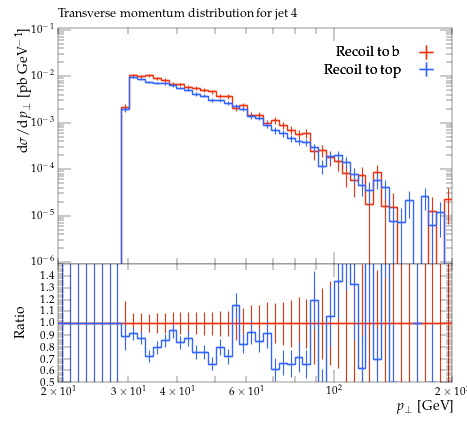

The script that saved this image:
#! /usr/bin/env python

# This Python script was auto-generated using YODA v2.0.2.
# Analysis object: /MC_TTBAR/onelep_jet_4_pT
# Timestamp: 07-08-2026 (11:29:31)

import matplotlib as mpl
import matplotlib.pyplot as plt
mpl.use('Agg') # comment out for interactive use
import os
import numpy as np

plotDir = os.path.split(os.path.realpath(__file__))[0]
if 'YODA_USER_PLOT_PATH' in globals():
    plot_outdir = globals()['YODA_USER_PLOT_PATH']
else:
    plot_outdir = plotDir

#plot style
plt.style.use(os.path.join(plotDir, '../default.mplstyle'))
# plot metadata
figW, figH = plt.rcParams['figure.figsize']
ax_xLabel = r'$p_\perp$ [GeV]'
ax_yLabel = r'$\mathrm{d}\sigma/\mathrm{d}p_\perp$ [pb GeV$^{-1}$]'
ax_title  = r'Transverse momentum distribution for jet 4'
ax_xScale = 'log'
ax_yScale = 'log'
xLims = (20.0, 200.0)
yLims = (9e-07, 0.11000000000000001)

# TeX-friendly labels for the legend
labels = {
    'legend' : ([ r"Recoil to b", r"Recoil to top" ], r""),
}

# Adjust canvas width and height
canvasW = 10.0
canvasH = 9.0
figW *= canvasW/10.
figH *= canvasH/9.

# Create figure and axis objects
fig, (ax, ratio0_ax) = plt.subplots(2, 1, sharex=True,
                  figsize=(figW,figH), gridspec_kw={'height_ratios': (6.0, 3.0)})

# Set figure margins
plt.subplots_adjust(
    left   = 1.0 * plt.rcParams['figure.subplot.left'],
    right  = 1.0 * plt.rcParams['figure.subplot.right'],
    top    = 1.0 * plt.rcParams['figure.subplot.top'],
    bottom = 1.0 * plt.rcParams['figure.subplot.bottom'])

ratio0_ax.yaxis.set_major_locator(mpl.ticker.MultipleLocator(0.1))
ratio0_ax.set_ylim(0.5, 1.4999)
ratio0_ax.set_ylabel('Ratio')

# the numerical data is stored in a separate file
dataf = dict()
prefix = os.path.split(__file__)[0]
if prefix:    prefix = prefix + '/'
exec(open(prefix+'onelep_jet_4_pT__data.py').read(), dataf)


legend_handles = dict() # keep track of handles for the legend

# style options for curves
# starts at zorder>=5 to draw curve on top of legend
styles = {
  'rec_b': {
    'color' : '#EE3311',
    'linestyle' : '-',
    'linewidth' : 1,
    'marker' : 'none',
    'markersize' : 2,
    'capsize' : 0.0,
    'zorder' : 5,
    'histstyle' : 1,
    'drawstyle' : 'steps-pre',
    'xerrorbars' : 1,
    'yerrorbars' : 1,
    'fillcolor' : None,
    'fillopacity' : 1.0,
    'ratio0_linestyle' : '-',
    'ratio0_linewidth' : 1,
    'ratio0_marker' : 'none',
    'ratio0_markersize' : 2,
    'ratio0_capsize' : 0.0,
    'ratio0_zorder' : 5,
    'ratio0_histstyle' : 1,
    'ratio0_drawstyle' : 'steps-pre',
    'ratio0_xerrorbars' : 1,
    'ratio0_yerrorbars' : 1,
  },
  'rec_t': {
    'color' : '#3366FF',
    'linestyle' : '-',
    'linewidth' : 1,
    'marker' : 'none',
    'markersize' : 2,
    'capsize' : 0.0,
    'zorder' : 6,
    'histstyle' : 1,
    'drawstyle' : 'steps-pre',
    'xerrorbars' : 1,
    'yerrorbars' : 1,
    'fillcolor' : None,
    'fillopacity' : 1.0,
    'ratio0_linestyle' : '-',
    'ratio0_linewidth' : 1,
    'ratio0_marker' : 'none',
    'ratio0_markersize' : 2,
    'ratio0_capsize' : 0.0,
    'ratio0_zorder' : 6,
    'ratio0_histstyle' : 1,
    'ratio0_drawstyle' : 'steps-pre',
    'ratio0_xerrorbars' : 1,
    'ratio0_yerrorbars' : 1,
  },
}

# curve from input yoda files in main panel
for label, yvals in dataf['yvals'].items():
    if all(np.isnan(v) for v in dataf['yvals'][label]):
        continue
    tmp = None
    if styles[label]['histstyle']: # draw as histogram
        xpos = dataf['xedges'][label] if styles[label]['drawstyle'] else dataf['xpoints'][label]
        ypos = np.insert(yvals, 0, yvals[0]) if styles[label]['drawstyle'] else yvals
        if styles[label]['fillcolor']: # fill area below curve
            ax.fill_between(xpos, ypos, step='pre',
                            color=styles[label]['fillcolor'],
                            alpha=styles[label]['fillopacity'])
        tmp, = ax.plot(xpos, ypos,
                       color=styles[label]['color'],
                       linestyle=styles[label]['linestyle'],
                       linewidth=styles[label]['linewidth'],
                       drawstyle=styles[label]['drawstyle'], solid_joinstyle='miter',
                       zorder=styles[label]['zorder'], label=label)
    tmp = ax.errorbar(dataf['xpoints'][label], yvals,
                      xerr=np.array(dataf['xerrs'][label])*styles[label]['xerrorbars'],
                      yerr=np.array(dataf['yerrs'][label])*styles[label]['yerrorbars'],
                      fmt=styles[label]['marker'], capsize=styles[label]['capsize'],
                      markersize=styles[label]['markersize'],
                      ecolor=styles[label]['color'],
                      color=styles[label]['color'], zorder=styles[label]['zorder'])
    tmp[-1][0].set_linestyle(styles[label]['linestyle'])
    tmp[-1][0].set_linewidth(styles[label]['linewidth'])
    if label in dataf['add_legend_handle']:  legend_handles[label] = tmp
    for varLabel in dataf['variation_yvals'].keys():
        if varLabel.startswith(label):
            tmp, = ax.plot(dataf['xedges'][label], dataf['variation_yvals'][varLabel],
                           color=styles[label]['color'],
                           linestyle=styles[label]['linestyle'],
                           linewidth=styles[label]['linewidth'],
                           drawstyle='steps-pre', solid_joinstyle='miter',
                           zorder=styles[label]['zorder'], alpha=0.5)


# plots on ratio panel
# curve from input yoda files in ratio panel
for label, yvals in dataf['ratio0_yvals'].items():
    if all(np.isnan(v) for v in yvals):
        continue
    if styles[label]['ratio0_histstyle']: # plot as histogram
        xpos = dataf['xedges']['rec_b'] if styles[label]['ratio0_drawstyle'] else dataf['xpoints']['rec_b']
        ypos = np.insert(yvals, 0, yvals[0]) if styles[label]['ratio0_drawstyle'] else yvals
        ratio0_ax.plot(xpos, ypos,
                       color=styles[label]['color'],
                       linewidth=styles[label]['linewidth'],
                       linestyle=styles[label]['ratio0_linestyle'],
                       drawstyle=styles[label]['ratio0_drawstyle'], zorder=styles[label]['zorder'],
                       solid_joinstyle='miter')
    tmp = ratio0_ax.errorbar(dataf['xpoints']['rec_b'], yvals,
                             xerr=np.array(dataf['ref_xerrs'])*styles[label]['ratio0_xerrorbars'],
                             yerr=np.array(dataf['ratio0_yerrs'][label])*styles[label]['ratio0_yerrorbars'],
                             fmt=styles[label]['ratio0_marker'], capsize=styles[label]['ratio0_capsize'],
                             markersize=styles[label]['ratio0_markersize'],
                             ecolor=styles[label]['color'],
                             color=styles[label]['color'])
    tmp[-1][0].set_linestyle(styles[label]['ratio0_linestyle'])
    tmp[-1][0].set_linewidth(styles[label]['ratio0_linewidth'])

    for varlabel in dataf['ratio0_variation_vals'].keys():
        if varlabel.startswith(label):
            ratio0_ax.plot(dataf['xedges']['rec_b'],
                            dataf['ratio0_variation_vals'][varlabel],
                            color=styles[label]['color'],
                            linestyle=styles[label]['linestyle'],
                            linewidth=styles[label]['linewidth'],
                            drawstyle='steps-pre', solid_joinstyle='miter',
                            zorder=1, alpha=0.5)

legend_items = list(legend_handles.values())
ax.add_artist(ax.legend(legend_items,
                        labels['legend'][0],
                        title=labels['legend'][1],
                        alignment='right',
                        loc='upper right',
                        bbox_to_anchor=(1.0, 0.97),markerfirst=False))

# set plot metadata as defined above
ratio0_ax.set_xlabel(ax_xLabel)
ratio0_ax.xaxis.set_label_coords(1., -0.15)
ax.set_ylabel(ax_yLabel, ha='right', va='top')
ax.yaxis.set_label_coords(-0.11, 1.0)
ax.set_title(ax_title, loc='left')
ax.set_xscale(ax_xScale)
ax.set_yscale(ax_yScale)
ax.set_xlim(xLims)
ax.set_ylim(yLims)

# tick formatting
plt.rcParams['xtick.top'] = True
plt.rcParams['ytick.right'] = True
ax.yaxis.set_major_locator(mpl.ticker.LogLocator(base=10.0, numticks=np.inf))
ax.yaxis.set_minor_locator(mpl.ticker.LogLocator(
                           base=10.0, subs=np.arange(0.1, 1, 0.1), numticks=np.inf))
fig.align_ylabels((ax, ratio0_ax))
plt.savefig(os.path.join(plot_outdir, 'onelep_jet_4_pT.pdf'), format='PDF')
plt.savefig(os.path.join(plot_outdir, 'onelep_jet_4_pT.png'), format='PNG')

plt.close(fig)
